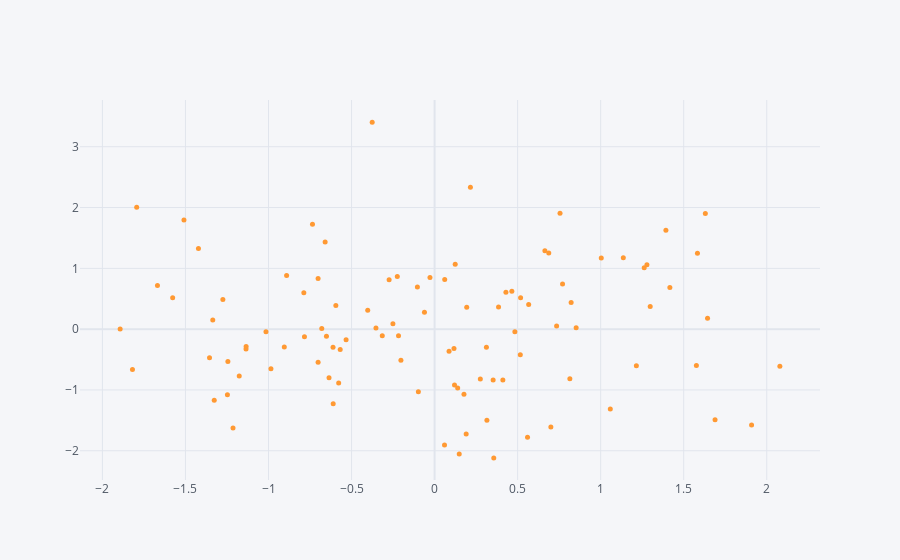

Write notebook code for a chart like this one.
### Code cell
df.iplot(x = "A" , y = "B" ,mode = "markers",size = 5)
